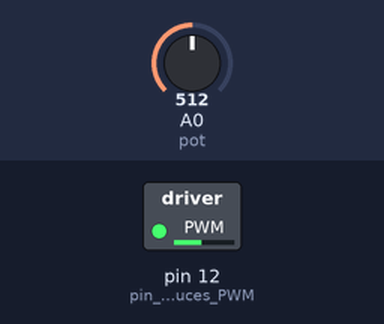
The sketch below on a simulated Arduino Uno, built with avr-gcc and run on an emulated ATmega328P. On the bench: switched loads named in the sketch (green lamp = pin HIGH). The test bench sets the inputs (shaded band); at power-on: A0 (pot) = 512.

Above: at 1.2 s.
1.3 s: A0 (pot) set to 306
At 1.7 s:
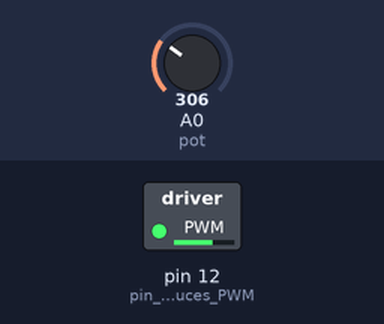
2.8 s: A0 (pot) set to 122
At 3.3 s:
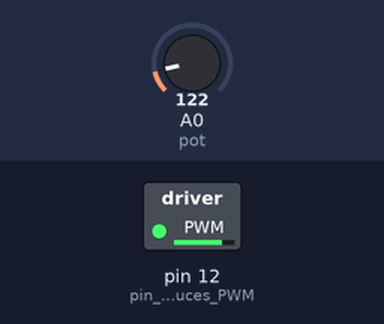
4.3 s: A0 (pot) set to 900
At 5.2 s:
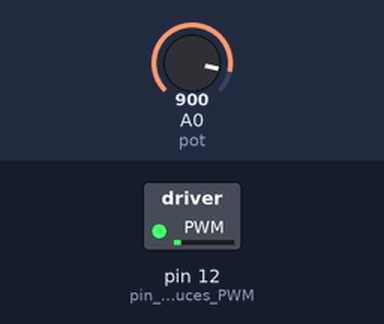
Timing chart, 0 to 7.3 s (numbered marks = the images above; inputs shaded):
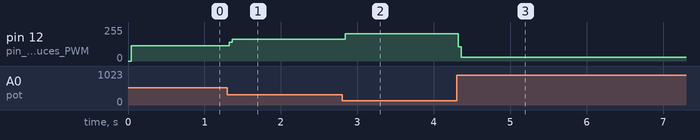

Measured:
- after the input at 1.3 s, pin 12 (pin_which_produces_PWM): 116/255 → 162/255 at once
- after the input at 2.8 s, pin 12 (pin_which_produces_PWM): 162/255 → 203/255 at once
- after the input at 4.3 s, pin 12 (pin_which_produces_PWM): 203/255 → 28/255 at once

The sketch:

Controlling_motor_with_produced_PWM.ino
```cpp
int pin_which_produces_PWM = 12;
int pot = A0;
int on_time = 0;
int off_time = 0;

void setup()
{
  pinMode(pin_which_produces_PWM, OUTPUT);
  pinMode(pot, INPUT);
}

void loop()
{
  off_time = analogRead(pot);
  on_time = 1024 - off_time;
  digitalWrite(pin_which_produces_PWM, HIGH);
  delayMicroseconds(on_time);
  digitalWrite(pin_which_produces_PWM, LOW);
  delayMicroseconds(off_time);
}
```
